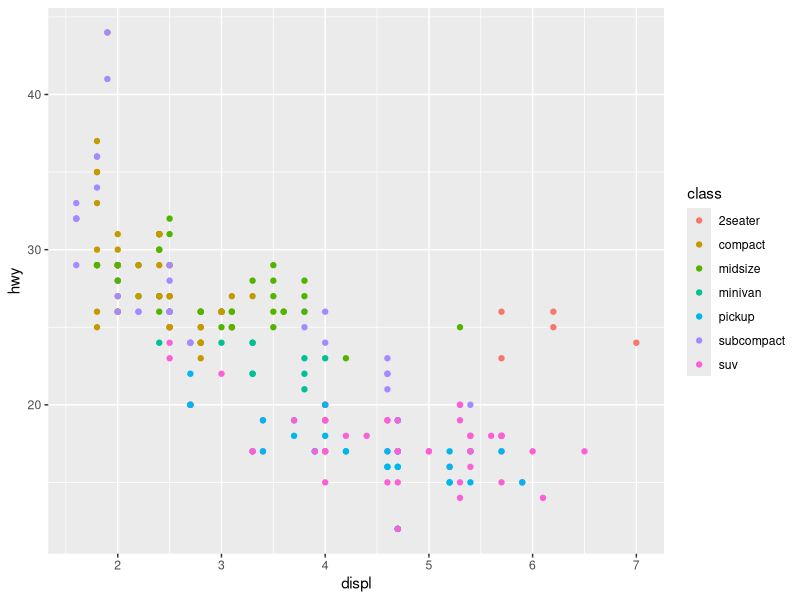
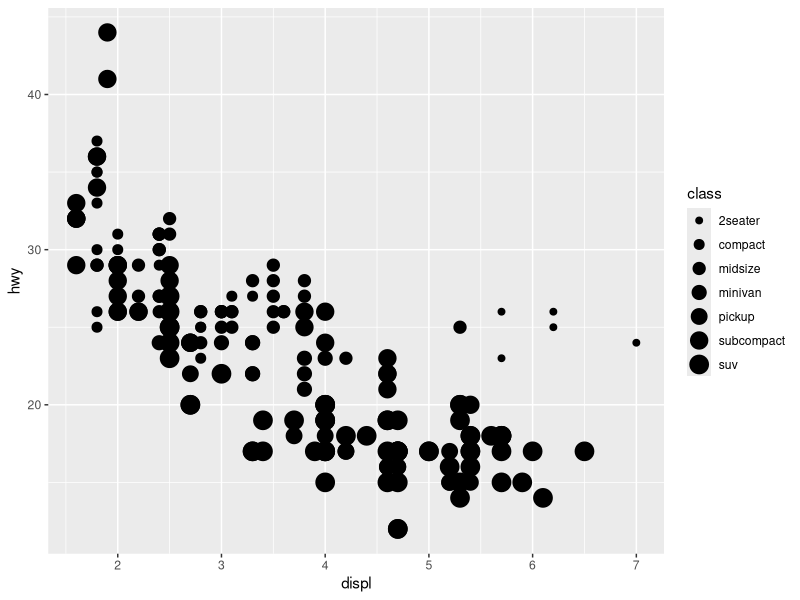
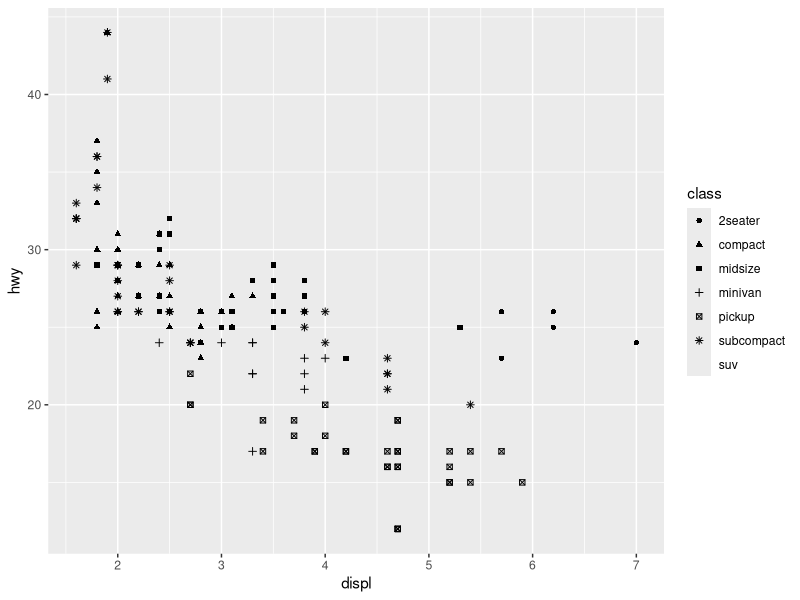
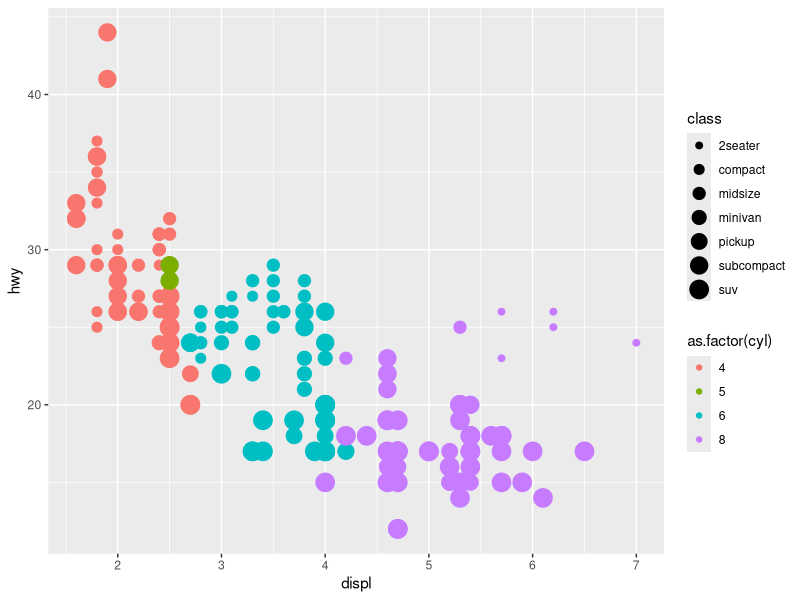
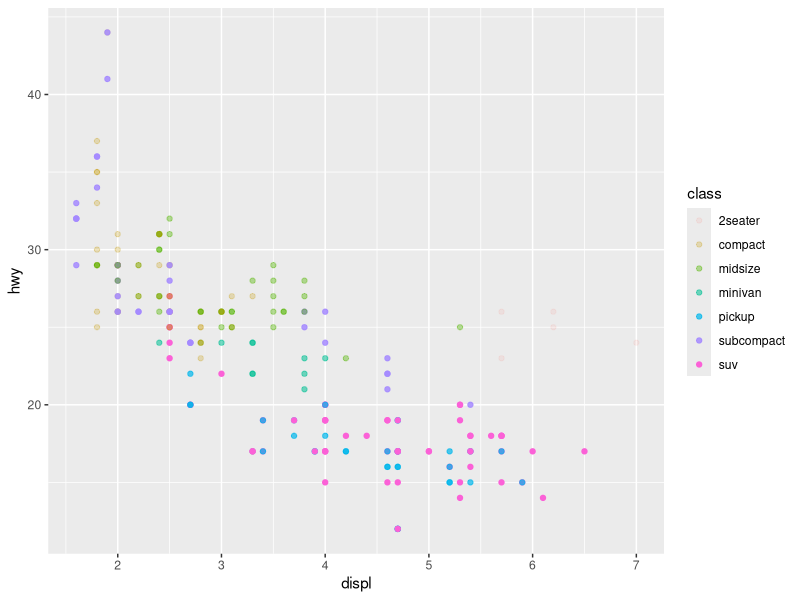
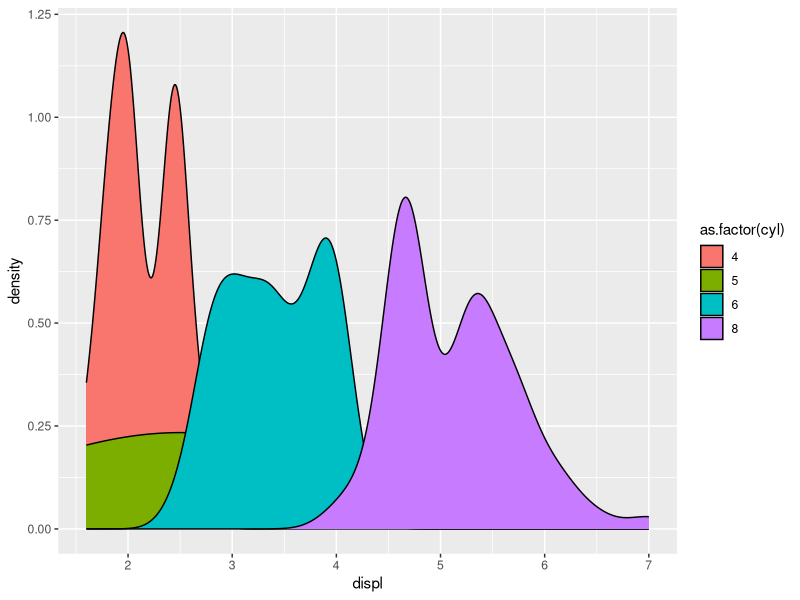
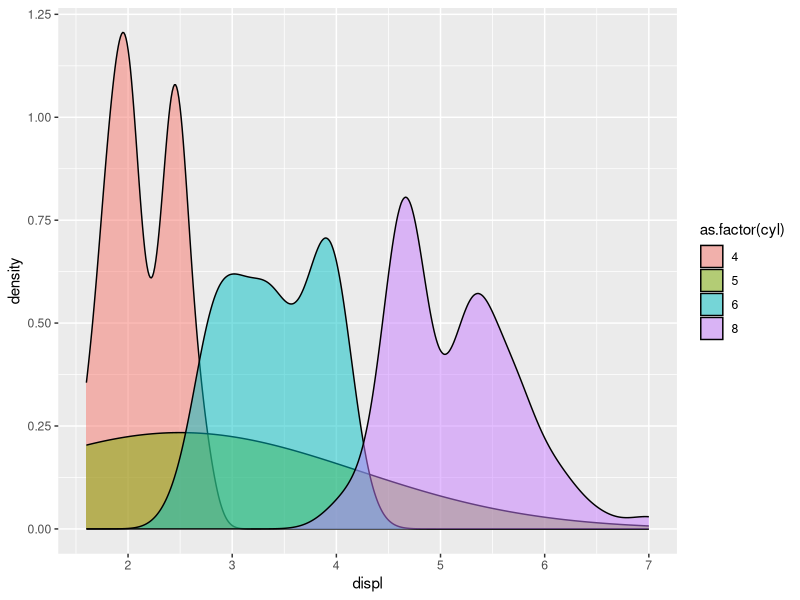

Here is the R script that generated these plots, in order:
require(ggplot2)
View(mpg)

#====================================
attach(mpg)

#Only colour
g=ggplot(mpg)+ 
  geom_point(aes(x=displ, y=hwy)) 

g+aes(col=class)

#Only Size
g+aes(size=class)

#Shape
g+aes(shape=class)

#Size & Colour
g+aes(size=class, 
      colour=as.factor(cyl))

#Alpha
g+aes(alpha=class, 
      colour=class)


#Alpha in Density plot

ggplot(mpg,aes(x=displ,
               fill=as.factor(cyl)))+
       geom_density()

ggplot(mpg,aes(x=displ,
               fill=as.factor(cyl)))+
  geom_density(alpha=.5)


